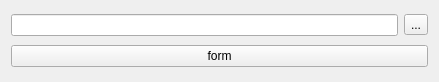
<?xml version="1.0" encoding="UTF-8"?>
<ui version="4.0">
 <class>Report</class>
 <widget class="QWidget" name="Report">
  <property name="geometry">
   <rect>
    <x>0</x>
    <y>0</y>
    <width>439</width>
    <height>82</height>
   </rect>
  </property>
  <property name="windowTitle">
   <string>Form</string>
  </property>
  <layout class="QGridLayout" name="gridLayout">
   <item row="0" column="0">
    <widget class="QLineEdit" name="lineEdit"/>
   </item>
   <item row="0" column="1">
    <widget class="QToolButton" name="toolButton">
     <property name="text">
      <string>...</string>
     </property>
    </widget>
   </item>
   <item row="2" column="0" colspan="2">
    <widget class="QPushButton" name="pushButton">
     <property name="text">
      <string>form</string>
     </property>
    </widget>
   </item>
  </layout>
 </widget>
 <resources/>
 <connections/>
</ui>
